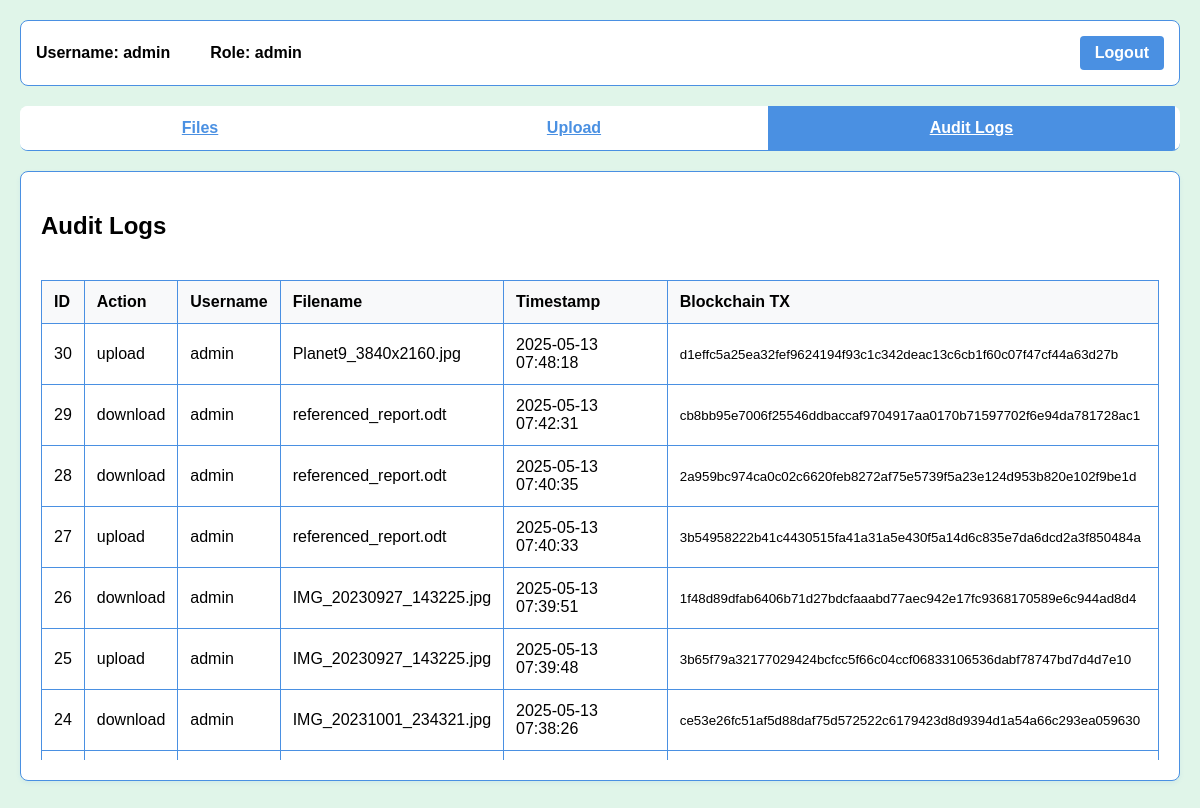
The app's page /audit (signed in) with its own data.
### tables this page shows
CREATE TABLE audit_logs (
                id INTEGER PRIMARY KEY AUTOINCREMENT,
                action TEXT NOT NULL,
                username TEXT NOT NULL,
                filename TEXT NOT NULL,
                timestamp TIMESTAMP DEFAULT CURRENT_TIMESTAMP,
                blockchain_tx TEXT NOT NULL
            );

### zoro.py (the view)
@app.route('/audit')
@login_required
@admin_required
def audit():
    conn = get_db()
    c = conn.cursor()
    c.execute("SELECT * FROM audit_logs ORDER BY timestamp DESC")
    db_logs = c.fetchall()
    blockchain_logs = hyperledger_client.query_all_transactions()
    logs = []
    for log in db_logs:
        logs.append({
            'id': log['id'],
            'action': log['action'],
            'username': log['username'],
            'filename': log['filename'],
            'timestamp': log['timestamp'],
            'blockchain_tx': log['blockchain_tx']
        })
    known_txids = {log['blockchain_tx'] for log in logs}
    for tx in blockchain_logs:
        if 'txid' in tx and tx['txid'] not in known_txids:
            logs.append({
                'id': f"BC-{tx.get('block_index', '0')}",
                'action': tx.get('action', 'unknown'),
                'username': tx.get('username', 'unknown'),
                'filename': tx.get('filename', 'unknown'),
                'timestamp': tx.get('timestamp', datetime.now().isoformat()),
                'blockchain_tx': tx.get('txid', 'unknown')
            })
    logs.sort(key=lambda x: x['timestamp'], reverse=True)
    return render_template('dashboard.html', active_tab='audit', logs=logs)

### blockchain/local_blockchain.py (called while the page is built, shortened)
    def query_transactions(self, username: Optional[str] = None,
                           filename: Optional[str] = None,
                           action: Optional[str] = None) -> List[Dict[str, Any]]:
        results = []
        for block in self.chain:
            for tx in block.transactions:
                if username and tx.get("username") != username:
                    continue
                if filename and tx.get("filename") != filename:
                    continue
                if action and tx.get("action") != action:
                    continue
                tx_with_block = tx.copy()
                tx_with_block.update({
                    "block_index": block.index,
                    "block_hash": block.hash,
                    "block_timestamp": block.timestamp
                })
                results.append(tx_with_block)
        return results

    def query_all_transactions(self) -> List[Dict[str, Any]]:
        return self.blockchain.query_transactions()

### zoro.py (called while the page is built)
def get_db():
    db = getattr(g, '_database', None)
    if db is None:
        db = g._database = sqlite3.connect(DATABASE_PATH)
        db.row_factory = sqlite3.Row
    return db

@app.teardown_appcontext
def close_connection(exception):
    db = getattr(g, '_database', None)
    if db is not None:
        db.close()

def login_required(f):
    @wraps(f)
    def decorated_function(*args, **kwargs):
        if 'username' not in session:
            flash('Please log in to access this page', 'danger')
            return redirect(url_for('login'))
        return f(*args, **kwargs)
    return decorated_function

def admin_required(f):
    @wraps(f)
    def decorated_function(*args, **kwargs):
        if 'role' not in session or session['role'] != 'admin':
            flash('Admin access required', 'danger')
            return redirect(url_for('dashboard'))
        return f(*args, **kwargs)
    return decorated_function

### templates/dashboard.html (shortened to what this page needs)
<!DOCTYPE html>
<html lang="en">
<head>
    <link rel="stylesheet" href="{{ url_for('static', filename='style.css') }}">
</head>
<body>
    <div class="container">
        <div class="header">
            <div class="user-info">
                <span>Username: {{ session['username'] }}</span>
                <span>Role: {{ session['role'] }}</span>
            </div>
            <a href="{{ url_for('logout') }}" class="logout-btn">Logout</a>
        </div>
        <div class="tabs">
            <a href="{{ url_for('files') }}" class="tab {% if active_tab == 'files' %}active{% endif %}">Files</a>
            <a href="{{ url_for('upload') }}" class="tab {% if active_tab == 'upload' %}active{% endif %}">Upload</a>
            {% if session['role'] == 'admin' %}
                <a href="{{ url_for('audit') }}" class="tab {% if active_tab == 'audit' %}active{% endif %}">Audit Logs</a>
            {% endif %}
        </div>
        <div class="content-box">
            {% if active_tab == 'files' %}
                <h2>My Files</h2>
                {% if files and files|length > 0 %}
                    <table class="files-table">
                        <thead>
                            <tr>
                                <th>Filename</th>
                                <th>Upload Date</th>
                                <th>Uploaded By</th>
                                <th>Actions</th>
                            </tr>
                        </thead>
                        <tbody>
                            {% for file in files %}
                                <tr>
                                    <td>{{ file['filename'] }}</td>
                                    <td>{{ file['upload_date'] }}</td>
                                    <td>{{ file['uploaded_by'] }}</td>
                                    <td>
                                        <a href="{{ url_for('download', file_id=file['id']) }}" class="download-btn">Download</a>
                                    </td>
                                </tr>
                            {% endfor %}
                        </tbody>
                    </table>
                {% else %}
                    <p>No files found. Use the Upload tab to add files.</p>
                {% endif %}
            {% elif active_tab == 'audit' and session['role'] == 'admin' %}
                <h2>Audit Logs</h2>
                <div class="audit-logs">
                    {% if logs and logs|length > 0 %}
                        <table class="files-table">
                            <thead>
                                <tr>
                                    <th>ID</th>
                                    <th>Action</th>
                                    <th>Username</th>
                                    <th>Filename</th>
                                    <th>Timestamp</th>
                                    <th>Blockchain TX</th>
                                </tr>
                            </thead>
                            <tbody>
                                {% for log in logs %}
                                    <tr>
                                        <td>{{ log['id'] }}</td>
                                        <td>{{ log['action'] }}</td>
                                        <td>{{ log['username'] }}</td>
                                        <td>{{ log['filename'] }}</td>
                                        <td>{{ log['timestamp'] }}</td>
                                        <td><small>{{ log['blockchain_tx'] }}</small></td>
                                    </tr>
                                {% endfor %}
                            </tbody>
                        </table>
                    {% else %}
                        <p>No audit logs found.</p>
                    {% endif %}
                </div>
            {% endif %}
        </div>
    </div>
</body>
</html>

### static/style.css (style rules this page uses)
body { background-color: #E0F5E9; min-height: 100vh; display: flex; flex-direction: column; font-family: Arial, sans-serif; margin: 0; padding: 0; }
.container { max-width: 1200px; margin: 0 auto; padding: 20px; flex: 1; }
.content-box { background: white; border: 1px solid #4a90e2; border-radius: 8px; padding: 20px; margin-bottom: 20px; box-shadow: 0 2px 4px rgba(74, 144, 226, 0.1); }
.nav-tabs, .tabs { border-bottom: 1px solid #4a90e2; display: flex; margin-bottom: 20px; background-color: white; border-radius: 8px; overflow: hidden; }
.nav-tabs .nav-link, .tab { color: #4a90e2; border: 1px solid transparent; margin-right: 5px; padding: 12px 20px; cursor: pointer; background-color: white; flex-grow: 1; text-align: center; font-weight: bold; transition: background-color 0.3s; }
.nav-tabs .nav-link.active, .tab.active { color: white; background-color: #4a90e2; border-color: #4a90e2; }
.audit-logs { max-height: 500px; overflow-y: auto; }
.files-table { width: 100%; border-collapse: collapse; margin-top: 20px; }
.files-table th, .files-table td { border: 1px solid #4a90e2; padding: 12px; text-align: left; }
.files-table th { background-color: #f8f9fa; }
.header { display: flex; justify-content: space-between; align-items: center; padding: 15px; background: white; border: 1px solid #4a90e2; border-radius: 8px; margin-bottom: 20px; }
.user-info { display: flex; gap: 20px; align-items: center; }
.user-info span { margin-right: 20px; font-weight: bold; }
.logout-btn { background-color: #4a90e2; color: white; border: none; padding: 8px 15px; border-radius: 4px; cursor: pointer; text-decoration: none; font-weight: bold; }

### records on screen
audit_logs: id "30", action "upload", username "admin", filename "Planet9_3840x2160.jpg", timestamp "2025-05-13 07:48:18", blockchain_tx "d1effc5a25ea32fef9624194f93c1c342deac13c6cb1f60c07f47cf44a63d27b"
audit_logs: id "29", action "download", username "admin", filename "referenced_report.odt", timestamp "2025-05-13 07:42:31", blockchain_tx "cb8bb95e7006f25546ddbaccaf9704917aa0170b71597702f6e94da781728ac1"
audit_logs: id "28", action "download", username "admin", filename "referenced_report.odt", timestamp "2025-05-13 07:40:35", blockchain_tx "2a959bc974ca0c02c6620feb8272af75e5739f5a23e124d953b820e102f9be1d"
audit_logs: id "27", action "upload", username "admin", filename "referenced_report.odt", timestamp "2025-05-13 07:40:33", blockchain_tx "3b54958222b41c4430515fa41a31a5e430f5a14d6c835e7da6dcd2a3f850484a"
audit_logs: id "26", action "download", username "admin", filename "IMG_20230927_143225.jpg", timestamp "2025-05-13 07:39:51", blockchain_tx "1f48d89dfab6406b71d27bdcfaaabd77aec942e17fc9368170589e6c944ad8d4"
audit_logs: id "25", action "upload", username "admin", filename "IMG_20230927_143225.jpg", timestamp "2025-05-13 07:39:48", blockchain_tx "3b65f79a32177029424bcfcc5f66c04ccf06833106536dabf78747bd7d4d7e10"
audit_logs: id "24", action "download", username "admin", filename "IMG_20231001_234321.jpg", timestamp "2025-05-13 07:38:26", blockchain_tx "ce53e26fc51af5d88daf75d572522c6179423d8d9394d1a54a66c293ea059630"

### other values on screen
{{ session['username'] }} "admin"
{{ session['role'] }} "admin"
